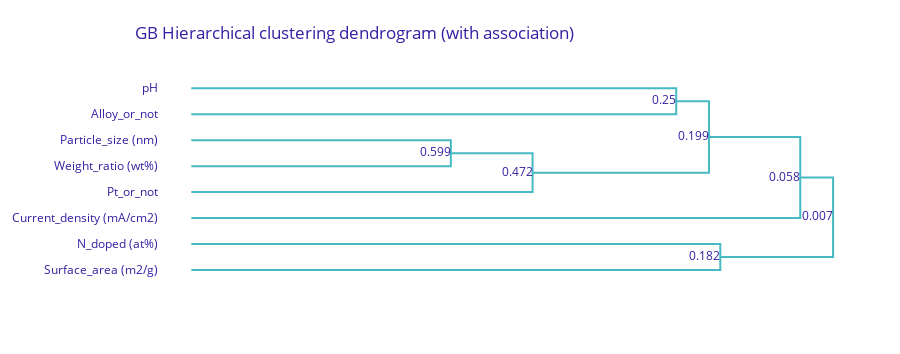

Notebook source saved alongside this figure:
### Code cell
asp_GB.plot_dendrogram(title='GB Hierarchical clustering dendrogram (with association)')

### Figure 1 — Plotly figure (JSON) as saved in the notebook; plotly's stock layout.template omitted (floating-point values rounded to 4 significant figures)
{"data": [{"hoverinfo": "text", "hoverlabel": {"bgcolor": "rgba(0,0,0,0.8)"}, "hovertext": "Min depend value: 0.182<br>(between variables: Surface_area (m2/g), N_doped (at%))<br>Variables:<br>Surface_area (m2/g)<br>N_doped (at%)", "marker": {"color": "#46bac2"}, "mode": "text+lines", "text": [null, null, null, null, null, null, null, null, null, null, null, null, null, null, null, null, null, null, null, null, null, null, null, null, null, null, null, null, null, null, null, null, "0.182", null, null, null, null, null, null, null, null, null, null, null, null, null, null, null, null, null, null, null, null, null, null, null, null, null, null, null, null, null, null, null, null], "textposition": "middle left", "type": "scatter", "x": [0, 0.02923, 0.05845, 0.08768, 0.1169, 0.1461, 0.1754, 0.2046, 0.2338, 0.263, 0.2923, 0.3215, 0.3507, 0.38, 0.4092, 0.4384, 0.4676, 0.4969, 0.5261, 0.5553, 0.5845, 0.6138, 0.643, 0.6722, 0.7015, 0.7307, 0.7599, 0.7891, 0.8184, 0.8184, 0.8184, 0.8184, 0.8184, 0.8184, 0.8184, 0.8184, 0.8184, 0.7891, 0.7599, 0.7307, 0.7015, 0.6722, 0.643, 0.6138, 0.5845, 0.5553, 0.5261, 0.4969, 0.4676, 0.4384, 0.4092, 0.38, 0.3507, 0.3215, 0.2923, 0.263, 0.2338, 0.2046, 0.1754, 0.1461, 0.1169, 0.08768, 0.05845, 0.02923, 0], "xaxis": "x", "y": [-5, -5, -5, -5, -5, -5, -5, -5, -5, -5, -5, -5, -5, -5, -5, -5, -5, -5, -5, -5, -5, -5, -5, -5, -5, -5, -5, -5, -5, -6.25, -7.5, -8.75, -10, -11.25, -12.5, -13.75, -15, -15, -15, -15, -15, -15, -15, -15, -15, -15, -15, -15, -15, -15, -15, -15, -15, -15, -15, -15, -15, -15, -15, -15, -15, -15, -15, -15, -15], "yaxis": "y"}, {"hoverinfo": "text", "hoverlabel": {"bgcolor": "rgba(0,0,0,0.8)"}, "hovertext": "Min depend value: 0.599<br>(between variables: Weight_ratio (wt%), Particle_size (nm))<br>Variables:<br>Weight_ratio (wt%)<br>Particle_size (nm)", "marker": {"color": "#46bac2"}, "mode": "text+lines", "text": [null, null, null, null, null, null, null, null, null, null, null, null, null, null, null, null, null, "0.599", null, null, null, null, null, null, null, null, null, null, null, null, null, null, null, null, null], "textposition": "middle left", "type": "scatter", "x": [0, 0.03088, 0.06177, 0.09265, 0.1235, 0.1544, 0.1853, 0.2162, 0.2471, 0.278, 0.3088, 0.3397, 0.3706, 0.4015, 0.4015, 0.4015, 0.4015, 0.4015, 0.4015, 0.4015, 0.4015, 0.4015, 0.3706, 0.3397, 0.3088, 0.278, 0.2471, 0.2162, 0.1853, 0.1544, 0.1235, 0.09265, 0.06177, 0.03088, 0], "xaxis": "x", "y": [-45, -45, -45, -45, -45, -45, -45, -45, -45, -45, -45, -45, -45, -45, -46.25, -47.5, -48.75, -50, -51.25, -52.5, -53.75, -55, -55, -55, -55, -55, -55, -55, -55, -55, -55, -55, -55, -55, -55], "yaxis": "y"}, {"hoverinfo": "text", "hoverlabel": {"bgcolor": "rgba(0,0,0,0.8)"}, "hovertext": "Min depend value: 0.472<br>(between variables: Pt_or_not, Weight_ratio (wt%))<br>Variables:<br>Pt_or_not<br>Weight_ratio (wt%)<br>Particle_size (nm)", "marker": {"color": "#46bac2"}, "mode": "text+lines", "text": [null, null, null, null, null, null, null, null, null, null, null, null, null, null, null, null, null, null, null, null, null, null, "0.472", null, null, null, null, null, null, null, null], "textposition": "middle left", "type": "scatter", "x": [0, 0.02933, 0.05866, 0.08799, 0.1173, 0.1467, 0.176, 0.2053, 0.2347, 0.264, 0.2933, 0.3226, 0.352, 0.3813, 0.4106, 0.44, 0.4693, 0.4986, 0.528, 0.528, 0.528, 0.528, 0.528, 0.528, 0.528, 0.528, 0.528, 0.4963, 0.4647, 0.4331, 0.4015], "xaxis": "x", "y": [-35, -35, -35, -35, -35, -35, -35, -35, -35, -35, -35, -35, -35, -35, -35, -35, -35, -35, -35, -36.88, -38.75, -40.62, -42.5, -44.38, -46.25, -48.12, -50, -50, -50, -50, -50], "yaxis": "y"}, {"hoverinfo": "text", "hoverlabel": {"bgcolor": "rgba(0,0,0,0.8)"}, "hovertext": "Min depend value: 0.25<br>(between variables: Alloy_or_not, pH)<br>Variables:<br>Alloy_or_not<br>pH", "marker": {"color": "#46bac2"}, "mode": "text+lines", "text": [null, null, null, null, null, null, null, null, null, null, null, null, null, null, null, null, null, null, null, null, null, null, null, null, null, null, null, null, null, null, "0.25", null, null, null, null, null, null, null, null, null, null, null, null, null, null, null, null, null, null, null, null, null, null, null, null, null, null, null, null, null, null], "textposition": "middle left", "type": "scatter", "x": [0, 0.02885, 0.05771, 0.08656, 0.1154, 0.1443, 0.1731, 0.202, 0.2308, 0.2597, 0.2885, 0.3174, 0.3462, 0.3751, 0.404, 0.4328, 0.4617, 0.4905, 0.5194, 0.5482, 0.5771, 0.6059, 0.6348, 0.6636, 0.6925, 0.7213, 0.7502, 0.7502, 0.7502, 0.7502, 0.7502, 0.7502, 0.7502, 0.7502, 0.7502, 0.7213, 0.6925, 0.6636, 0.6348, 0.6059, 0.5771, 0.5482, 0.5194, 0.4905, 0.4617, 0.4328, 0.404, 0.3751, 0.3462, 0.3174, 0.2885, 0.2597, 0.2308, 0.202, 0.1731, 0.1443, 0.1154, 0.08656, 0.05771, 0.02885, 0], "xaxis": "x", "y": [-65, -65, -65, -65, -65, -65, -65, -65, -65, -65, -65, -65, -65, -65, -65, -65, -65, -65, -65, -65, -65, -65, -65, -65, -65, -65, -65, -66.25, -67.5, -68.75, -70, -71.25, -72.5, -73.75, -75, -75, -75, -75, -75, -75, -75, -75, -75, -75, -75, -75, -75, -75, -75, -75, -75, -75, -75, -75, -75, -75, -75, -75, -75, -75, -75], "yaxis": "y"}, {"hoverinfo": "text", "hoverlabel": {"bgcolor": "rgba(0,0,0,0.8)"}, "hovertext": "Min depend value: 0.199<br>(between variables: Weight_ratio (wt%), pH)<br>Variables:<br>Alloy_or_not<br>Pt_or_not<br>Weight_ratio (wt%)<br>Particle_size (nm)<br>pH", "marker": {"color": "#46bac2"}, "mode": "text+lines", "text": [null, null, null, null, null, null, null, null, null, null, null, null, null, "0.199", null, null, null, null, null, null, null, null, null], "textposition": "middle left", "type": "scatter", "x": [0.528, 0.5621, 0.5962, 0.6303, 0.6644, 0.6985, 0.7326, 0.7668, 0.8009, 0.8009, 0.8009, 0.8009, 0.8009, 0.8009, 0.8009, 0.8009, 0.8009, 0.8009, 0.8009, 0.7882, 0.7755, 0.7629, 0.7502], "xaxis": "x", "y": [-42.5, -42.5, -42.5, -42.5, -42.5, -42.5, -42.5, -42.5, -42.5, -45.25, -48, -50.75, -53.5, -56.25, -59, -61.75, -64.5, -67.25, -70, -70, -70, -70, -70], "yaxis": "y"}, {"hoverinfo": "text", "hoverlabel": {"bgcolor": "rgba(0,0,0,0.8)"}, "hovertext": "Min depend value: 0.058<br>(between variables: Weight_ratio (wt%), Current_density (mA/cm2))<br>Variables:<br>Alloy_or_not<br>Pt_or_not<br>Weight_ratio (wt%)<br>Particle_size (nm)<br>pH<br>Current_density (mA/cm2)", "marker": {"color": "#46bac2"}, "mode": "text+lines", "text": [null, null, null, null, null, null, null, null, null, null, null, null, null, null, null, null, null, null, null, null, null, null, null, null, null, null, null, null, null, null, null, null, null, null, null, null, null, null, null, "0.058", null, null, null, null, null, null, null, null, null, null], "textposition": "middle left", "type": "scatter", "x": [0, 0.02855, 0.0571, 0.08564, 0.1142, 0.1427, 0.1713, 0.1998, 0.2284, 0.2569, 0.2855, 0.314, 0.3426, 0.3711, 0.3997, 0.4282, 0.4568, 0.4853, 0.5139, 0.5424, 0.571, 0.5995, 0.6281, 0.6566, 0.6851, 0.7137, 0.7422, 0.7708, 0.7993, 0.8279, 0.8564, 0.885, 0.9135, 0.9421, 0.9421, 0.9421, 0.9421, 0.9421, 0.9421, 0.9421, 0.9421, 0.9421, 0.9421, 0.9421, 0.9421, 0.9421, 0.9068, 0.8715, 0.8362, 0.8009], "xaxis": "x", "y": [-25, -25, -25, -25, -25, -25, -25, -25, -25, -25, -25, -25, -25, -25, -25, -25, -25, -25, -25, -25, -25, -25, -25, -25, -25, -25, -25, -25, -25, -25, -25, -25, -25, -25, -27.6, -30.21, -32.81, -35.42, -38.02, -40.62, -43.23, -45.83, -48.44, -51.04, -53.65, -56.25, -56.25, -56.25, -56.25, -56.25], "yaxis": "y"}, {"hoverinfo": "text", "hoverlabel": {"bgcolor": "rgba(0,0,0,0.8)"}, "hovertext": "Min depend value: 0.007<br>(between variables: Weight_ratio (wt%), N_doped (at%))<br>Variables:<br>Alloy_or_not<br>Pt_or_not<br>Weight_ratio (wt%)<br>Particle_size (nm)<br>Surface_area (m2/g)<br>N_doped (at%)<br>pH<br>Current_density (mA/cm2)", "marker": {"color": "#46bac2"}, "mode": "text+lines", "text": [null, null, null, null, null, null, null, null, null, null, null, "0.007", null, null, null, null, null, null, null, null, null, null], "textposition": "middle left", "type": "scatter", "x": [0.8184, 0.8533, 0.8882, 0.9231, 0.958, 0.9929, 0.9929, 0.9929, 0.9929, 0.9929, 0.9929, 0.9929, 0.9929, 0.9929, 0.9929, 0.9929, 0.9929, 0.9929, 0.9802, 0.9675, 0.9548, 0.9421], "xaxis": "x", "y": [-10, -10, -10, -10, -10, -10, -12.55, -15.1, -17.66, -20.21, -22.76, -25.31, -27.86, -30.42, -32.97, -35.52, -38.07, -40.62, -40.62, -40.62, -40.62, -40.62], "yaxis": "y"}], "layout": {"autosize": false, "font": {"color": "#371ea3"}, "height": 354, "hovermode": "closest", "margin": {"b": 71, "r": 30, "t": 78}, "showlegend": false, "title": {"text": "GB Hierarchical clustering dendrogram (with association)", "x": 0.15}, "width": null, "xaxis": {"fixedrange": true, "mirror": false, "range": [-0.05, 1.05], "rangemode": "tozero", "showgrid": false, "showline": false, "showticklabels": false, "ticks": "", "type": "linear", "visible": false, "zeroline": false}, "yaxis": {"automargin": true, "autorange": "reversed", "fixedrange": true, "mirror": false, "rangemode": "tozero", "showgrid": false, "showline": false, "showticklabels": true, "tickmode": "array", "ticks": "", "ticktext": ["Surface_area (m2/g)", "N_doped (at%)", "Current_density (mA/cm2)", "Pt_or_not", "Weight_ratio (wt%)", "Particle_size (nm)", "Alloy_or_not", "pH"], "tickvals": [-5, -15, -25, -35, -45, -55, -65, -75], "type": "linear", "zeroline": false}}}
